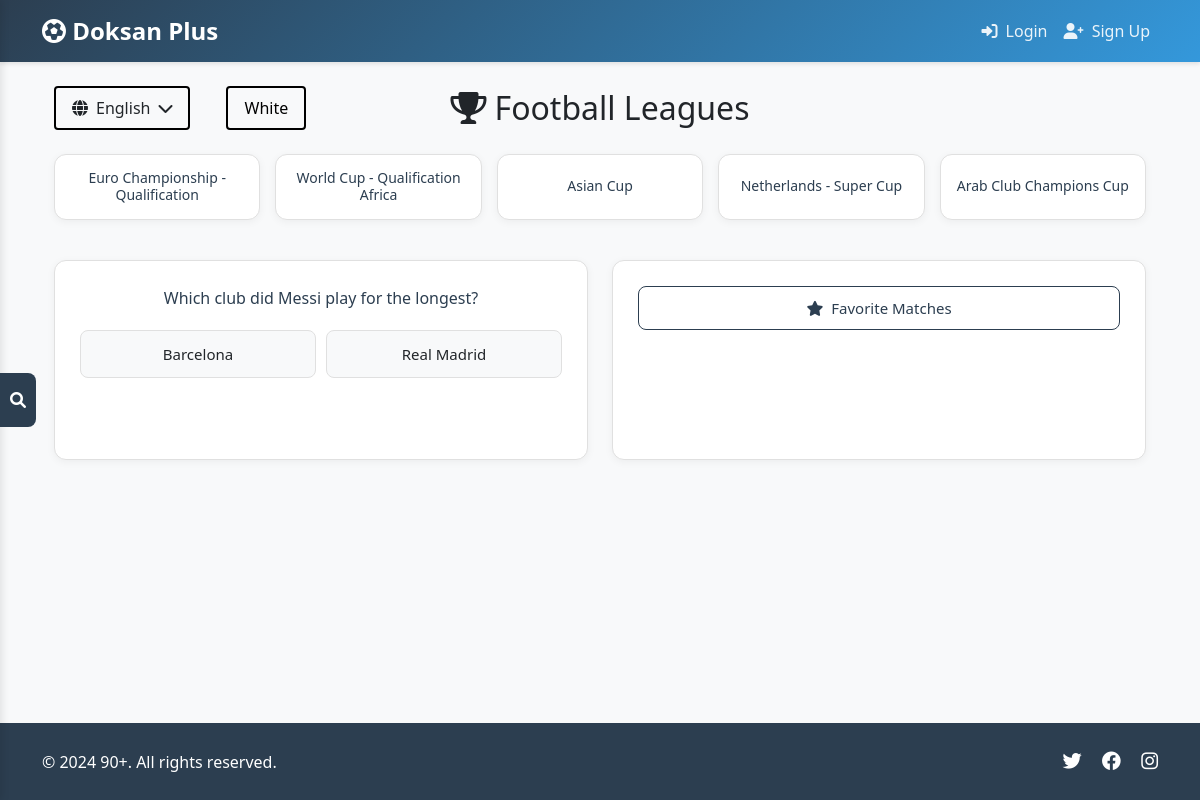
The page / on the database its author committed.
### skorlar/models.py (models this page shows, shortened)
class QuizQuestion(models.Model):
    question = models.TextField()
    option_a = models.CharField(max_length=255)
    option_b = models.CharField(max_length=255)
    question_tr = models.TextField()
    option_a_tr = models.CharField(max_length=255)
    option_b_tr = models.CharField(max_length=255)
    correct_answer = models.CharField(max_length=1)
    created_at = models.DateTimeField(auto_now_add=True)
    updated_at = models.DateTimeField(auto_now=True)
    def get_question(self, lang='en'):
        return self.question_tr if lang == 'tr' else self.question
    def get_option_a(self, lang='en'):
        return self.option_a_tr if lang == 'tr' else self.option_a
    def get_option_b(self, lang='en'):
        return self.option_b_tr if lang == 'tr' else self.option_b

### skorlar/views.py (the view)
# urls.py: path('', views.fixtures_view, name='home'),
def fixtures_view(request):
    season_start = '2023-03-23'
    season_end = '2024-08-12'
    season_year = 2023
    LEAGUES = {
        'Euro Championship - Qualification' : 960,
        'World Cup - Qualification Africa' : 29,
        'Asian Cup': 7,
        'Netherlands - Super Cup' : 543,
        'Arab Club Champions Cup' : 768,
    }
    all_fixtures = []
    for name, league_id in LEAGUES.items():
        cache_key = f'fixtures_{league_id}'
        data = cache.get(cache_key)
        if not data:
            url = (
                f'{BASE_URL}/fixtures'
                f'?league={league_id}'
                f'&season={season_year}'
                f'&from={season_start}'
                f'&to={season_end}'
            )
            response = requests.get(url, headers=HEADERS)
            data = response.json()
            cache.set(cache_key, data, timeout=3600)
        all_fixtures.append({
            'league': name,
            'matches': data.get('response', [])
        })
    quiz_questions = QuizQuestion.objects.all()
    quiz_question = random.choice(quiz_questions) if quiz_questions.exists() else None
    user_lang = request.session.get('language', 'en')
    if quiz_question:
        quiz_data = {
            'question': quiz_question.get_question(user_lang),
            'option_a': quiz_question.get_option_a(user_lang),
            'option_b': quiz_question.get_option_b(user_lang),
            'correct_answer': quiz_question.correct_answer
        }
    else:
        quiz_data = None
    return render(request, 'fixtures/home.html', {
        'all_fixtures': all_fixtures,
        'quiz_question': quiz_data
    })

### skorlar/templates/fixtures/home.html (shortened to what this page needs)
{% extends 'base.html' %}
{% block content %}
<button class="sidebar-toggle" onclick="toggleSidebar()">
    <i class="fas fa-search"></i>
</button>
<div class="container">
    <div class="row mb-4">
        <div class="col-12 d-flex align-items-center justify-content-between">
            <div class="d-flex align-items-center gap-3">
                <div class="language-selector">
                    <button class="language-button" onclick="toggleLanguageOptions(event)">
                        <i class="fas fa-globe"></i>
                        <span id="currentLanguage">English</span>
                        <i class="fas fa-chevron-down"></i>
                    </button>
                </div>
                <button class="theme-toggle" onclick="toggleTheme()" id="themeToggle">White</button>
            </div>
            <h2 class="mb-0 position-absolute start-50 translate-middle-x">
                <i class="fas fa-trophy me-2"></i>Football Leagues
            </h2>
        </div>
    </div>
    <div class="league-container">
        {% for league in all_fixtures %}
            <div class="league-box" data-league="{{ league.league }}">
                <h3>{{ league.league }}</h3>
            </div>
        {% endfor %}
    </div>
    <div class="row align-items-stretch g-4">
        <div class="col-md-6 quiz-section">
            {% if quiz_question %}
            <div class="question-container" id="questionContainer">
                <div class="question-text">{{ quiz_question.question }}</div>
                <div class="answer-boxes">
                    <div class="answer-box" data-answer="A" onclick="handleQuizAnswer(this, '{{ quiz_question.correct_answer }}')">
                        {{ quiz_question.option_a }}
                    </div>
                    <div class="answer-box" data-answer="B" onclick="handleQuizAnswer(this, '{{ quiz_question.correct_answer }}')">
                        {{ quiz_question.option_b }}
                    </div>
                </div>
            </div>
            {% endif %}
        </div>
        <div class="col-md-6 favorites-section">
            <div class="favorite-matches-container">
                <button class="favorite-matches-button" onclick="toggleFavoriteMatches()">
                    <i class="fas fa-star me-2"></i>Favorite Matches
                </button>
            </div>
        </div>
    </div>
</div>
{% endblock %}

### doksan_plus/templates/base.html (style rules this page uses)
:root { --primary-color: #2c3e50; --secondary-color: #3498db; --accent-color: #e74c3c; --light-bg: #f8f9fa; }
body { min-height: 100vh; display: flex; flex-direction: column; background-color: var(--light-bg); }
.container { flex: 1; }

### skorlar/templates/fixtures/home.html (style rules this page uses)
.league-container { display: flex; justify-content: center; align-items: stretch; gap: 15px; margin: 20px 0; flex-wrap: nowrap; }
.league-box { border: 1px solid #e0e0e0; padding: 15px; cursor: pointer; min-width: 0; flex: 1; display: flex; align-items: center; justify-content: center; transition: all 0.3s ease; border-radius: 12px; background: white; box-shadow: 0 2px 8px rgba(0,0,0,0.05); }
.league-box h3 { margin: 0; font-size: 14px; text-align: center; white-space: normal; word-wrap: break-word; line-height: 1.2; width: 100%; max-width: 200px; color: var(--primary-color); }
.search-container, .favorite-matches-container, .question-container { height: 100%; margin: 20px 0; padding: 25px; border: 1px solid #e0e0e0; border-radius: 12px; background: white; box-shadow: 0 2px 8px rgba(0,0,0,0.05); transition: all 0.3s ease; }
.question-text { font-size: 16px; margin-bottom: 20px; font-weight: 500; text-align: center; color: var(--primary-color); }
.answer-boxes { display: flex; gap: 10px; }
.answer-box { flex: 1; padding: 12px; text-align: center; border: 1px solid #e0e0e0; cursor: pointer; font-weight: 500; transition: all 0.3s ease; border-radius: 8px; background-color: #f8f9fa; font-size: 15px; }
.favorite-matches-button { width: 100%; padding: 10px; background-color: white; border: 1px solid var(--primary-color); color: var(--primary-color); cursor: pointer; font-size: 15px; font-weight: 500; transition: all 0.3s ease; border-radius: 8px; }
.language-selector { position: relative; display: inline-block; margin-right: 20px; }
.language-button { background: none; border: 2px solid #000; color: var(--text-color); padding: 8px 16px; cursor: pointer; display: inline-flex; align-items: center; gap: 8px; font-weight: 500; border-radius: 4px; }
.theme-toggle { border: 2px solid #000; padding: 8px 16px; width: 20px; cursor: pointer; display: inline-flex; align-items: center; justify-content: center; font-weight: 500; border-radius: 4px; margin-right: 20px; min-width: 80px; background: none; transition: all 0.3s ease; }
.sidebar-toggle { position: fixed; left: 0; top: 50%; transform: translateY(-50%); background-color: var(--primary-color); color: white; border: none; padding: 15px 10px; cursor: pointer; border-radius: 0 8px 8px 0; z-index: 1001; transition: all 0.3s ease; }
.container { transition: margin-left 0.3s ease; }
.quiz-section, .favorites-section { height: 100%; display: flex; flex-direction: column; }
.question-container, .favorite-matches-container { flex: 1; margin-bottom: 0; height: 100%; min-height: 200px; }

### rows shown on the page
QuizQuestion: question "Which club did Messi play for the longest?", option_a "Barcelona", option_b "Real Madrid"

### other values the page prints
{{ league.league }} "Euro Championship - Qualification" "World Cup - Qualification Africa" "Asian Cup" "Netherlands - Super Cup" "Arab Club Champions Cup"
